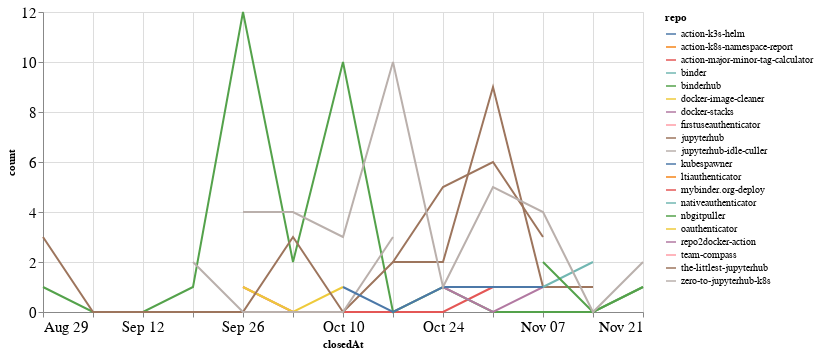

Notebook code for this chart:
### Code cell
closed_by_time = closed_by.groupby('repo').resample('W', on='closedAt').count()['author'].reset_index()
closed_by_time = closed_by_time.rename(columns={'author': 'count'})

alt.Chart(closed_by_time, width=600).mark_line().encode(
    x='closedAt',
    y='count',
    color='repo',
    tooltip="repo"
)

### Figure 1 — Vega-Lite specification as saved in the notebook (floating-point values rounded to 4 significant figures)
{"config": {"axisLeft": {"labelFontSize": 15}, "axisBottom": {"labelFontSize": 15}}, "data": {"name": "data-6fada16f41d921c2b3fc32bb8f95e996"}, "mark": "line", "encoding": {"color": {"type": "nominal", "field": "repo"}, "tooltip": {"type": "nominal", "field": "repo"}, "x": {"type": "temporal", "field": "closedAt"}, "y": {"type": "quantitative", "field": "count"}}, "width": 600, "$schema": "https://vega.github.io/schema/vega-lite/v4.8.1.json", "datasets": {"data-6fada16f41d921c2b3fc32bb8f95e996": [{"repo": "action-k3s-helm", "closedAt": "2021-10-10T00:00:00", "count": 2}, {"repo": "action-k8s-namespace-report", "closedAt": "2021-09-26T00:00:00", "count": 1}, {"repo": "action-major-minor-tag-calculator", "closedAt": "2021-09-26T00:00:00", "count": 1}, {"repo": "action-major-minor-tag-calculator", "closedAt": "2021-10-03T00:00:00", "count": 0}, {"repo": "action-major-minor-tag-calculator", "closedAt": "2021-10-10T00:00:00", "count": 0}, {"repo": "action-major-minor-tag-calculator", "closedAt": "2021-10-17T00:00:00", "count": 0}, {"repo": "action-major-minor-tag-calculator", "closedAt": "2021-10-24T00:00:00", "count": 0}, {"repo": "action-major-minor-tag-calculator", "closedAt": "2021-10-31T00:00:00", "count": 1}, {"repo": "binder", "closedAt": "2021-10-03T00:00:00", "count": 1}, {"repo": "binderhub", "closedAt": "2021-08-29T00:00:00", "count": 1}, {"repo": "binderhub", "closedAt": "2021-09-05T00:00:00", "count": 0}, {"repo": "binderhub", "closedAt": "2021-09-12T00:00:00", "count": 0}, {"repo": "binderhub", "closedAt": "2021-09-19T00:00:00", "count": 1}, {"repo": "binderhub", "closedAt": "2021-09-26T00:00:00", "count": 12}, {"repo": "binderhub", "closedAt": "2021-10-03T00:00:00", "count": 2}, {"repo": "binderhub", "closedAt": "2021-10-10T00:00:00", "count": 10}, {"repo": "binderhub", "closedAt": "2021-10-17T00:00:00", "count": 0}, {"repo": "binderhub", "closedAt": "2021-10-24T00:00:00", "count": 1}, {"repo": "binderhub", "closedAt": "2021-10-31T00:00:00", "count": 0}, {"repo": "binderhub", "closedAt": "2021-11-07T00:00:00", "count": 0}, {"repo": "binderhub", "closedAt": "2021-11-14T00:00:00", "count": 0}, {"repo": "binderhub", "closedAt": "2021-11-21T00:00:00", "count": 1}, {"repo": "docker-image-cleaner", "closedAt": "2021-09-26T00:00:00", "count": 1}, {"repo": "docker-image-cleaner", "closedAt": "2021-10-03T00:00:00", "count": 0}, {"repo": "docker-image-cleaner", "closedAt": "2021-10-10T00:00:00", "count": 1}, {"repo": "docker-stacks", "closedAt": "2021-10-24T00:00:00", "count": 1}, {"repo": "docker-stacks", "closedAt": "2021-10-31T00:00:00", "count": 0}, {"repo": "docker-stacks", "closedAt": "2021-11-07T00:00:00", "count": 1}, {"repo": "docker-stacks", "closedAt": "2021-11-14T00:00:00", "count": 1}, {"repo": "firstuseauthenticator", "closedAt": "2021-10-31T00:00:00", "count": 4}, {"repo": "jupyterhub", "closedAt": "2021-08-29T00:00:00", "count": 3}, {"repo": "jupyterhub", "closedAt": "2021-09-05T00:00:00", "count": 0}, {"repo": "jupyterhub", "closedAt": "2021-09-12T00:00:00", "count": 0}, {"repo": "jupyterhub", "closedAt": "2021-09-19T00:00:00", "count": 0}, {"repo": "jupyterhub", "closedAt": "2021-09-26T00:00:00", "count": 0}, {"repo": "jupyterhub", "closedAt": "2021-10-03T00:00:00", "count": 3}, {"repo": "jupyterhub", "closedAt": "2021-10-10T00:00:00", "count": 0}, {"repo": "jupyterhub", "closedAt": "2021-10-17T00:00:00", "count": 2}, {"repo": "jupyterhub", "closedAt": "2021-10-24T00:00:00", "count": 2}, {"repo": "jupyterhub", "closedAt": "2021-10-31T00:00:00", "count": 9}, {"repo": "jupyterhub", "closedAt": "2021-11-07T00:00:00", "count": 1}, {"repo": "jupyterhub", "closedAt": "2021-11-14T00:00:00", "count": 1}, {"repo": "jupyterhub-idle-culler", "closedAt": "2021-09-19T00:00:00", "count": 2}, {"repo": "jupyterhub-idle-culler", "closedAt": "2021-09-26T00:00:00", "count": 0}, {"repo": "jupyterhub-idle-culler", "closedAt": "2021-10-03T00:00:00", "count": 0}, {"repo": "jupyterhub-idle-culler", "closedAt": "2021-10-10T00:00:00", "count": 0}, {"repo": "jupyterhub-idle-culler", "closedAt": "2021-10-17T00:00:00", "count": 3}, {"repo": "kubespawner", "closedAt": "2021-10-10T00:00:00", "count": 1}, {"repo": "kubespawner", "closedAt": "2021-10-17T00:00:00", "count": 0}, {"repo": "kubespawner", "closedAt": "2021-10-24T00:00:00", "count": 1}, {"repo": "kubespawner", "closedAt": "2021-10-31T00:00:00", "count": 1}, {"repo": "kubespawner", "closedAt": "2021-11-07T00:00:00", "count": 1}, {"repo": "ltiauthenticator", "closedAt": "2021-11-21T00:00:00", "count": 2}, {"repo": "mybinder.org-deploy", "closedAt": "2021-10-17T00:00:00", "count": 1}, {"repo": "nativeauthenticator", "closedAt": "2021-11-07T00:00:00", "count": 1}, {"repo": "nativeauthenticator", "closedAt": "2021-11-14T00:00:00", "count": 2}, {"repo": "nbgitpuller", "closedAt": "2021-11-07T00:00:00", "count": 2}, {"repo": "nbgitpuller", "closedAt": "2021-11-14T00:00:00", "count": 0}, {"repo": "nbgitpuller", "closedAt": "2021-11-21T00:00:00", "count": 1}, {"repo": "oauthenticator", "closedAt": "2021-10-17T00:00:00", "count": 1}, {"repo": "repo2docker-action", "closedAt": "2021-11-07T00:00:00", "count": 1}, {"repo": "team-compass", "closedAt": "2021-10-03T00:00:00", "count": 1}, {"repo": "the-littlest-jupyterhub", "closedAt": "2021-10-17T00:00:00", "count": 2}, {"repo": "the-littlest-jupyterhub", "closedAt": "2021-10-24T00:00:00", "count": 5}, {"repo": "the-littlest-jupyterhub", "closedAt": "2021-10-31T00:00:00", "count": 6}, {"repo": "the-littlest-jupyterhub", "closedAt": "2021-11-07T00:00:00", "count": 3}, {"repo": "zero-to-jupyterhub-k8s", "closedAt": "2021-09-26T00:00:00", "count": 4}, {"repo": "zero-to-jupyterhub-k8s", "closedAt": "2021-10-03T00:00:00", "count": 4}, {"repo": "zero-to-jupyterhub-k8s", "closedAt": "2021-10-10T00:00:00", "count": 3}, {"repo": "zero-to-jupyterhub-k8s", "closedAt": "2021-10-17T00:00:00", "count": 10}, {"repo": "zero-to-jupyterhub-k8s", "closedAt": "2021-10-24T00:00:00", "count": 1}, {"repo": "zero-to-jupyterhub-k8s", "closedAt": "2021-10-31T00:00:00", "count": 5}, {"repo": "zero-to-jupyterhub-k8s", "closedAt": "2021-11-07T00:00:00", "count": 4}, {"repo": "zero-to-jupyterhub-k8s", "closedAt": "2021-11-14T00:00:00", "count": 0}, {"repo": "zero-to-jupyterhub-k8s", "closedAt": "2021-11-21T00:00:00", "count": 2}]}}
